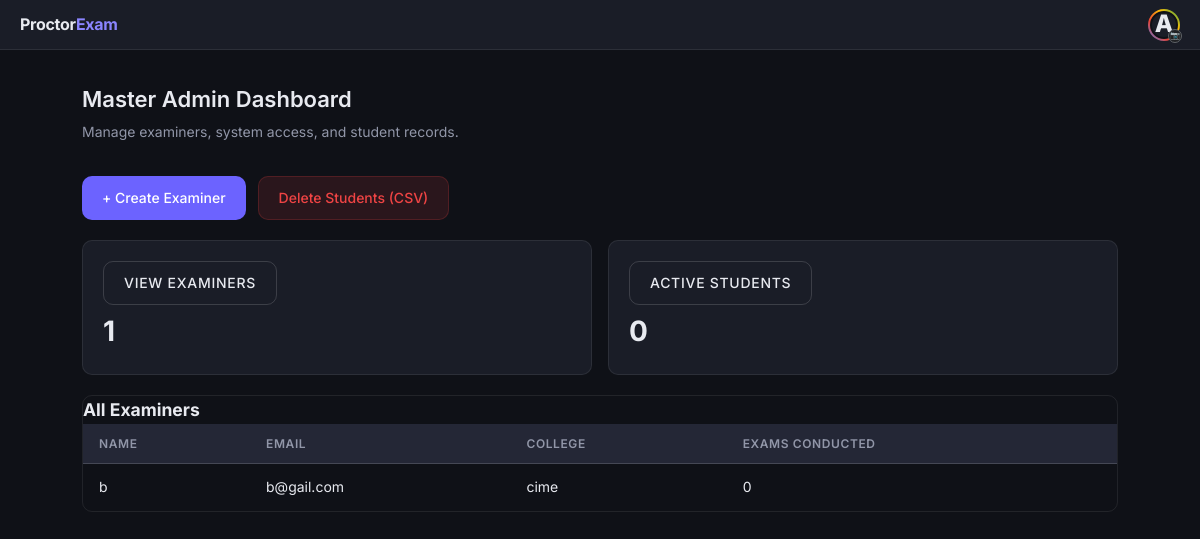
The page /admin/dashboard (signed in) on the database its author committed.
### tables this page shows
CREATE TABLE users (
    id INTEGER PRIMARY KEY AUTOINCREMENT,
    role TEXT NOT NULL,                  -- student / admin / examiner / developer
    username TEXT NOT NULL,
    email TEXT UNIQUE NOT NULL,
    password TEXT NOT NULL,
    college_name TEXT NOT NULL,
    profile_pic TEXT DEFAULT 'default_avatar.png',
    status TEXT DEFAULT 'active'         -- pending / active / rejected
);

### app.py (the view)
@app.route('/admin/dashboard')
@login_required
@admin_required
def admin_dashboard():
    conn = get_db()
    teachers = conn.execute('''
    SELECT u.id, u.username, u.email, u.college_name,
           COUNT(e.id) as exam_count
    FROM users u
    LEFT JOIN exams e ON u.id = e.examiner_id
    WHERE u.role = 'examiner'
    GROUP BY u.id
''').fetchall()
    students_count = conn.execute(
    "SELECT COUNT(*) FROM users WHERE role='student' AND college_name=?",
    (session['college'],)
).fetchone()[0]
    pending_admins = conn.execute(
        "SELECT COUNT(*) FROM users WHERE role='admin' AND status='pending'"
    ).fetchone()[0]
    conn.close()
    return render_template(
        'admin_dashboard.html',
        teachers=teachers,
        students_count=students_count,
        pending_admins=pending_admins
    )

### app.py (called while the page is built)
def get_db():
    conn = sqlite3.connect(DB_PATH, timeout=20)
    conn.row_factory = sqlite3.Row
    return conn

def login_required(f):
    @wraps(f)
    def decorated(*args, **kwargs):
        if 'user_id' not in session: return redirect(url_for('login'))
        return f(*args, **kwargs)
    return decorated

def admin_required(f):
    @wraps(f)
    def decorated(*args, **kwargs):
        if session.get('role') != 'admin':
            flash('Access Denied: Master Admin privileges required.', 'error')
            return redirect(url_for('dashboard'))
        return f(*args, **kwargs)
    return decorated

### templates/admin_dashboard.html (shortened to what this page needs)
{% extends "base.html" %}
{% block content %}
<div class="page">
  <div class="page-header">
    <h2>Master Admin Dashboard</h2>
    <p>Manage examiners, system access, and student records.</p>
  </div>
  <div style="display:flex; gap:12px; flex-wrap:wrap; margin-bottom:20px;">
    <a href="{{ url_for('create_examiner') }}" class="btn btn-primary">
      + Create Examiner
    </a>
    <a href="{{ url_for('delete_students_csv') }}"
       class="btn btn-danger"
       onclick="return confirm('Are you sure you want to delete students using CSV? This action cannot be undone.')">
      Delete Students (CSV)
    </a>
  </div>
  <div class="stats-grid" style="margin-bottom:20px;">
    <div class="stat-card">
      <div class="label"><a href="{{ url_for('view_examiners') }}" class="btn btn-outline">
      View Examiners
    </a></div>
      <div class="value">{{ teachers|length }}</div>
    </div>
    <div class="stat-card">
      <div class="label">
        <a href="{{ url_for('view_students') }}" class="btn btn-outline">
            Active Students
        </a>
        </div>
        <div class="value">{{ students_count }}</div>
    </div>
  </div>
  <div class="table-wrap">
    <h3>All Examiners</h3>
    <table>
      <thead>
        <tr>
          <th>Name</th>
          <th>Email</th>
          <th>College</th>
          <th>Exams Conducted</th>
        </tr>
      </thead>
      <tbody>
        {% for teacher in teachers %}
        <tr>
          <td>{{ teacher.username }}</td>
          <td>{{ teacher.email }}</td>
          <td>{{ teacher.college_name }}</td>
          <td>{{ teacher.exam_count }}</td>
        </tr>
        {% else %}
        <tr>
          <td colspan="4" style="text-align:center;">No examiners found</td>
        </tr>
        {% endfor %}
      </tbody>
    </table>
  </div>
</div>
{% endblock %}

### static/css/style.css (style rules this page uses)
*, *::before, *::after { box-sizing: border-box; margin: 0; padding: 0; }
:root { --bg: #0f1117; --bg2: #1a1d27; --bg3: #242736; --border: rgba(255,255,255,0.08); --border2: rgba(255,255,255,0.15); --text: #e8eaf0; --text2: #9196a8; --text3: #5c6070; --accent: #6c63ff; --accent2: #8b85ff; --accent-dim: rgba(108,99,255,0.15); --success: #22c55e; --success-dim: rgba(34,197,94,0.12); --danger: #ef4444; --danger-dim: rgba(239,68,68,0.12); --warning: #f59e0b; --warning-dim: rgba(245,158,11,0.12); --radius: 10px; --radius-lg: 16px; --shadow: 0 4px 24px rgba(0,0,0,0.4); }
body { font-family: 'Inter', 'Segoe UI', sans-serif; background: var(--bg); color: var(--text); min-height: 100vh; line-height: 1.6; font-size: 15px; }
a { color: var(--accent2); text-decoration: none; }
.btn { display: inline-flex; align-items: center; gap: 8px; padding: 10px 20px; border-radius: var(--radius); font-size: 14px; font-weight: 500; border: none; cursor: pointer; transition: all 0.2s; text-decoration: none; }
.btn-primary { background: var(--accent); color: #fff; }
.btn-outline { background: transparent; border: 1px solid var(--border2); color: var(--text); }
.btn-danger { background: var(--danger-dim); color: var(--danger); border: 1px solid rgba(239,68,68,0.2); }
.page { padding: 2rem; max-width: 1100px; margin: 0 auto; }
.page-header { margin-bottom: 2rem; }
.page-header h2 { font-size: 22px; font-weight: 600; }
.page-header p { color: var(--text2); font-size: 14px; margin-top: 4px; }
.stats-grid { display: grid; grid-template-columns: repeat(auto-fit, minmax(160px, 1fr)); gap: 1rem; margin-bottom: 2rem; }
.stat-card { background: var(--bg2); border: 1px solid var(--border); border-radius: var(--radius); padding: 1.25rem; }
.stat-card .label { font-size: 12px; color: var(--text3); text-transform: uppercase; letter-spacing: 0.06em; }
.stat-card .value { font-size: 28px; font-weight: 700; margin-top: 4px; }
.table-wrap { overflow-x: auto; border-radius: var(--radius); border: 1px solid var(--border); }
table { width: 100%; border-collapse: collapse; }
thead th { background: var(--bg3); padding: 10px 16px; text-align: left; font-size: 12px; color: var(--text2); font-weight: 600; text-transform: uppercase; letter-spacing: 0.05em; border-bottom: 1px solid var(--border); }
tbody td { padding: 12px 16px; font-size: 14px; border-bottom: 1px solid var(--border); }
tbody tr:last-child td { border-bottom: none; }

### rows shown on the page
users: username "b", email "b@gail.com", college_name "cime", exam_count "0"

### other values the page prints
{{ session.username[0].upper() }} "A"
{{ teachers|length }} "1"
{{ students_count }} "0"
